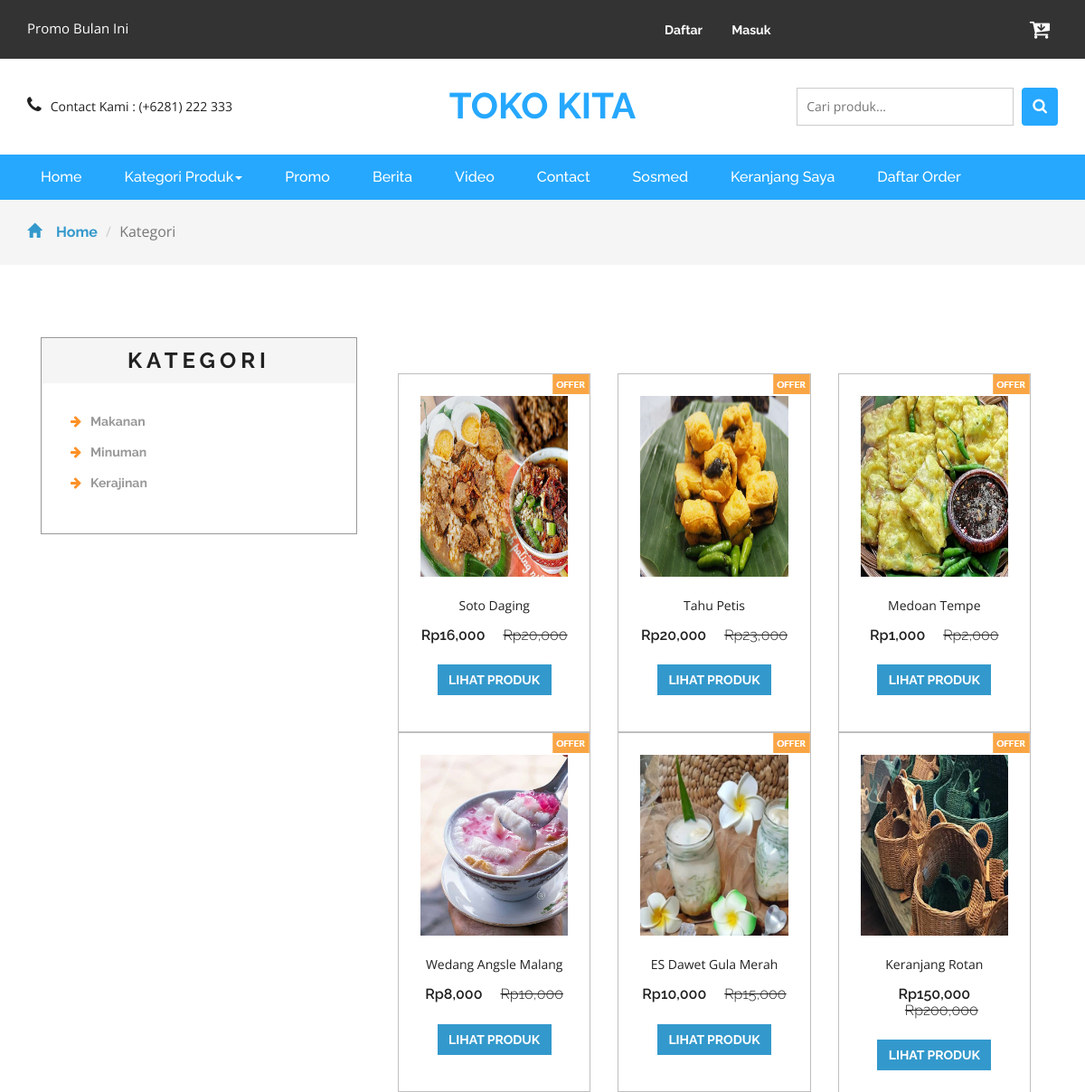
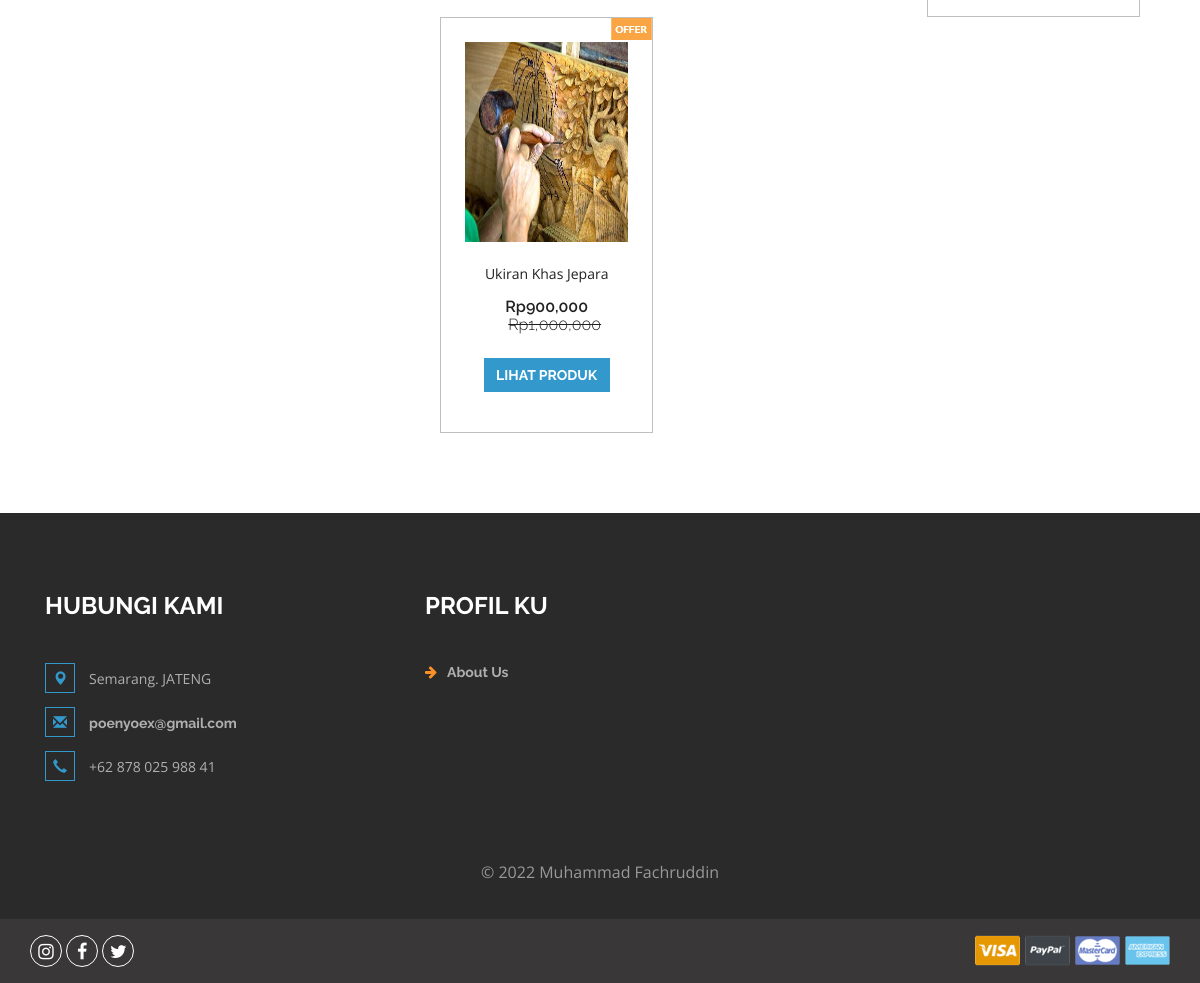
Screenshot of /search.php with the database file from the repository (2 pictures, top to bottom).
### tables this page shows
CREATE TABLE `kategori` (
  `idkategori` int(11) NOT NULL,
  `namakategori` varchar(20) NOT NULL,
  `tgldibuat` timestamp NOT NULL DEFAULT current_timestamp()
);

CREATE TABLE `produk` (
  `idproduk` int(11) NOT NULL,
  `idkategori` int(11) NOT NULL,
  `namaproduk` varchar(30) NOT NULL,
  `gambar` varchar(100) NOT NULL,
  `deskripsi` varchar(200) NOT NULL,
  `rate` int(11) NOT NULL,
  `hargabefore` int(11) NOT NULL,
  `hargaafter` int(11) NOT NULL,
  `tgldibuat` timestamp NOT NULL DEFAULT current_timestamp()
);

### search.php (the view, shortened to what this page needs)
<?php
include 'dbconnect.php';
$s = $_POST['Search'];
?>
<!DOCTYPE html>
<html>
<head>
	<link href="css/bootstrap.css" rel="stylesheet" type="text/css" media="all" />
	<link href="css/style.css" rel="stylesheet" type="text/css" media="all" />
	<link href="css/font-awesome.css" rel="stylesheet">
</head>
<body>
	<div class="agileits_header">
		<div class="container">
			<div class="w3l_offers">
				<p>Promo Bulan Ini</p>
			</div>
			<div class="agile-login">
				<ul>
					<?php
					if (!isset($_SESSION['log'])) {
						echo '
					<li><a href="registered.php"> Daftar</a></li>
					<li><a href="login.php">Masuk</a></li>
					';
					}
					?>
				</ul>
			</div>
			<div class="product_list_header">
				<a href="cart.php"><button class="w3view-cart" type="submit" name="submit" value=""><i class="fa fa-cart-arrow-down" aria-hidden="true"></i></button>
				</a>
			</div>
			<div class="clearfix"> </div>
		</div>
	</div>
	<div class="logo_products">
		<div class="container">
			<div class="w3ls_logo_products_left1">
				<ul class="phone_email">
					<li><i class="fa fa-phone" aria-hidden="true"></i>Contact Kami : (+6281) 222 333</li>
				</ul>
			</div>
			<div class="w3ls_logo_products_left">
				<h1><a href="index.php">Toko Kita</a></h1>
			</div>
			<div class="w3l_search">
				<form action="search.php" method="post">
					<input type="search" name="Search" placeholder="Cari produk...">
					<button type="submit" class="btn btn-default search" aria-label="Left Align">
						<i class="fa fa-search" aria-hidden="true"> </i>
					</button>
				</form>
			</div>
			<div class="clearfix"> </div>
		</div>
	</div>
	<div class="navigation-agileits">
		<div class="container">
			<nav class="navbar navbar-default">
				<div class="collapse navbar-collapse" id="bs-megadropdown-tabs">
					<ul class="nav navbar-nav">
						<li class="active"><a href="index.php" class="act">Home</a></li>
						<li class="dropdown">
							<a href="#" class="dropdown-toggle" data-toggle="dropdown">Kategori Produk<b class="caret"></b></a>
						</li>
						<li><a href="#promo">Promo</a></li>
						<li><a href="#berita">Berita</a></li>
						<li><a href="">Video</a></li>
						<li><a href="#contact">Contact</a></li>
						<li><a href="#sosmed">Sosmed</a></li>
						<li><a href="cart.php">Keranjang Saya</a></li>
						<li><a href="daftarorder.php">Daftar Order</a></li>
					</ul>
				</div>
			</nav>
		</div>
	</div>
	<div class="breadcrumbs">
		<div class="container">
			<ol class="breadcrumb breadcrumb1 animated wow slideInLeft" data-wow-delay=".5s">
				<li><a href="index.php"><span class="glyphicon glyphicon-home" aria-hidden="true"></span>Home</a></li>
				<li class="active">Kategori</li>
			</ol>
		</div>
	</div>
	<div class="products">
		<div class="container">
			<div class="col-md-4 products-left">
				<div class="categories">
					<h2>Kategori</h2>
					<ul class="cate">
						<?php
						$kat = mysqli_query($conn, "SELECT * from kategori order by idkategori ASC");
						while ($p = mysqli_fetch_array($kat)) {
						?>
							<li><a href="kategori.php?idkategori=<?php echo $p['idkategori'] ?>"><i class="fa fa-arrow-right" aria-hidden="true"></i><?php echo $p['namakategori'] ?></a></li>
						<?php
						}
						?>
					</ul>
				</div>
			</div>
			<div class="col-md-8 products-right">
				<div class="agile_top_brands_grids">
					<?php
					$brgs = mysqli_query($conn, "SELECT * from produk where namaproduk like '%$s%' or deskripsi like '%$s%' order by idproduk ASC");
					$x = mysqli_num_rows($brgs);
					if ($x > 0) {
						while ($p = mysqli_fetch_array($brgs)) {
					?>
							<div class="col-md-4 top_brand_left">
								<div class="hover14 column">
									<div class="agile_top_brand_left_grid">
										<div class="agile_top_brand_left_grid_pos">
											<img src="images/offer.png" alt=" " class="img-responsive" />
										</div>
										<div class="agile_top_brand_left_grid1">
											<figure>
												<div class="snipcart-item block">
													<div class="snipcart-thumb">
														<a href="product.php?idproduk=<?php echo $p['idproduk'] ?>"><img src="<?php echo $p['gambar'] ?>" width="200px" height="200px"></a>
														<p><?php echo $p['namaproduk'] ?></p>
														<h4>Rp<?php echo number_format($p['hargaafter']) ?> <span>Rp<?php echo number_format($p['hargabefore']) ?></span></h4>
													</div>
													<div class="snipcart-details top_brand_home_details">
														<fieldset>
															<a href="product.php?idproduk=<?php echo $p['idproduk'] ?>"><input type="submit" class="button" value="Lihat Produk" /></a>
														</fieldset>
													</div>
												</div>
											</figure>
										</div>
									</div>
								</div>
							</div>
					<?php
						}
					} else {
						echo "Data tidak ditemukan, coba kata kunci lainnya";
					}
					?>
				</div>
			</div>
		</div>
	</div>
	<div class="footer">
		<div class="container">
			<div class="w3_footer_grids">
				<div class="col-md-4 w3_footer_grid">
					<h3>Hubungi Kami</h3>
					<ul class="address">
						<li><i class="glyphicon glyphicon-map-marker" aria-hidden="true"></i>Semarang. JATENG</li>
						<li><i class="glyphicon glyphicon-envelope" aria-hidden="true"></i><a href="poenyoex@gmail.com">poenyoex@gmail.com</a></li>
						<li><i class="glyphicon glyphicon-earphone" aria-hidden="true"></i>+62 878 025 988 41</li>
					</ul>
				</div>
				<div class="col-md-3 w3_footer_grid">
					<h3>Profil Ku</h3>
					<ul class="info">
						<li><i class="fa fa-arrow-right" aria-hidden="true"></i><a href="about.html">About Us</a></li>
					</ul>
				</div>
				<div class="clearfix"> </div>
			</div>
		</div>
		<div class="footer-copy">
			<div class="container">
				<p>© 2022 Muhammad Fachruddin</p>
			</div>
		</div>
	</div>
	<div class="footer-botm">
		<div class="container">
			<div class="w3layouts-foot">
				<ul>
					<li><a href="https://instagram.com/facruttt___?igshid=YmMyMTA2M2Y=" class="w3_agile_instagram"><i class="fa fa-instagram" aria-hidden="true"></i></a></li>
					<li><a href="https://www.facebook.com/fachrudin01?mibextid=LQQJ4ds" class="w3_agile_facebook"><i class="fa fa-facebook" aria-hidden="true"></i></a></li>
					<li><a href="#" class="agile_twitter"><i class="fa fa-twitter" aria-hidden="true"></i></a></li>
				</ul>
			</div>
			<div class="payment-w3ls">
				<img src="images/card.png" alt=" " class="img-responsive">
			</div>
			<div class="clearfix"> </div>
		</div>
	</div>
	<link href="css/skdslider.css" rel="stylesheet">
</body>
</html>

### rows the page displays
kategori: namakategori "Makanan"
kategori: namakategori "Minuman"
kategori: namakategori "Kerajinan"
produk: gambar (picture), namaproduk "Soto Daging", hargaafter "16,000", hargabefore "20,000"
produk: gambar (picture), namaproduk "Tahu Petis", hargaafter "20,000", hargabefore "23,000"
produk: gambar (picture), namaproduk "Medoan Tempe", hargaafter "1,000", hargabefore "2,000"
produk: gambar (picture), namaproduk "Wedang Angsle Malang", hargaafter "8,000", hargabefore "10,000"
produk: gambar (picture), namaproduk "ES Dawet Gula Merah", hargaafter "10,000", hargabefore "15,000"
produk: gambar (picture), namaproduk "Keranjang Rotan", hargaafter "150,000", hargabefore "200,000"
produk: gambar (picture), namaproduk "Ukiran Khas Jepara", hargaafter "900,000", hargabefore "1,000,000"
